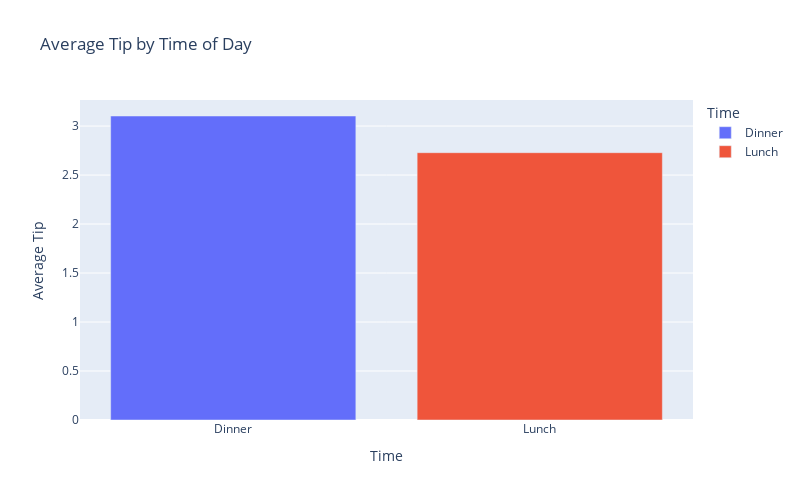
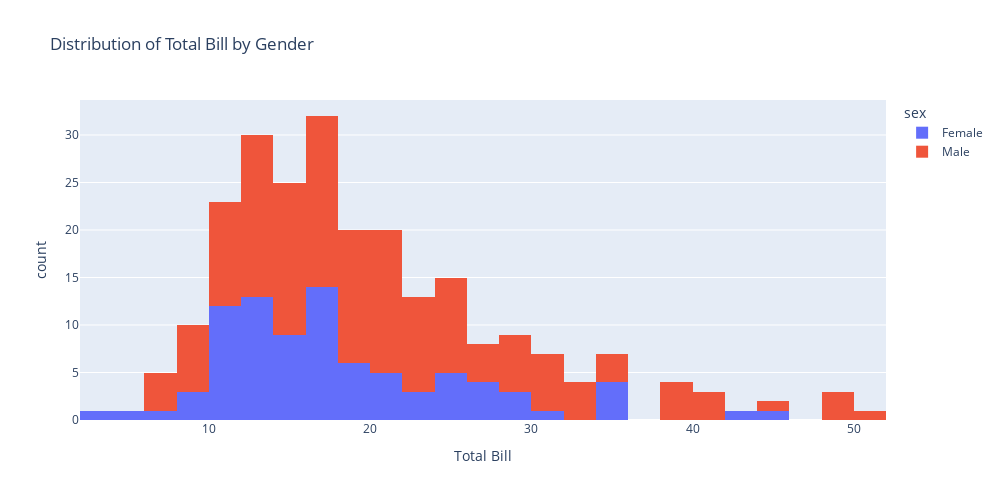

The notebook cell saved with these charts, in order:
### Code cell
# 3. Bar chart: average tip by time (Lunch/Dinner)
avg_tip_by_time = df.groupby("time", as_index=False)["tip"].mean()
fig3 = px.bar(
    avg_tip_by_time, x="time", y="tip", color="time",
    title="Average Tip by Time of Day",
    labels={"tip": "Average Tip", "time": "Time"},
    width=800, height=500
)
fig3.show()



# 5. Histogram: total_bill colored by sex
fig5 = px.histogram(
    df, x="total_bill", color="sex",
    title="Distribution of Total Bill by Gender",
    labels={"total_bill": "Total Bill"},
    nbins=30,
    width=1000, height=500
)
fig5.show()

### Figure 1 — Plotly figure (JSON) as saved in the notebook; plotly's stock layout.template omitted (floating-point values rounded to 4 significant figures)
{"data": [{"hovertemplate": "Time=%{x}<br>Average Tip=%{y}<extra></extra>", "legendgroup": "Dinner", "marker": {"color": "#636efa", "pattern": {"shape": ""}}, "name": "Dinner", "orientation": "v", "showlegend": true, "textposition": "auto", "type": "bar", "x": ["Dinner"], "xaxis": "x", "y": [3.103], "yaxis": "y"}, {"hovertemplate": "Time=%{x}<br>Average Tip=%{y}<extra></extra>", "legendgroup": "Lunch", "marker": {"color": "#EF553B", "pattern": {"shape": ""}}, "name": "Lunch", "orientation": "v", "showlegend": true, "textposition": "auto", "type": "bar", "x": ["Lunch"], "xaxis": "x", "y": [2.728], "yaxis": "y"}], "layout": {"barmode": "relative", "height": 500, "legend": {"title": {"text": "Time"}, "tracegroupgap": 0}, "title": {"text": "Average Tip by Time of Day"}, "width": 800, "xaxis": {"anchor": "y", "categoryarray": ["Dinner", "Lunch"], "categoryorder": "array", "domain": [0, 1], "title": {"text": "Time"}}, "yaxis": {"anchor": "x", "domain": [0, 1], "title": {"text": "Average Tip"}}}}

### Figure 2 — Plotly figure (JSON) as saved in the notebook; plotly's stock layout.template omitted (floating-point values rounded to 4 significant figures; data arrays with more than 128 entries replaced by an {"elided": "..."} marker saying what was removed)
{"data": [{"bingroup": "x", "hovertemplate": "sex=Female<br>Total Bill=%{x}<br>count=%{y}<extra></extra>", "legendgroup": "Female", "marker": {"color": "#636efa", "pattern": {"shape": ""}}, "name": "Female", "nbinsx": 30, "orientation": "v", "showlegend": true, "type": "histogram", "x": [16.99, 24.59, 35.26, 14.83, 10.33, 16.97, 20.29, 15.77, 19.65, 15.06, 20.69, 16.93, 10.29, 34.81, 26.41, 16.45, 3.07, 17.07, 26.86, 25.28, 14.73, 10.07, 34.83, 5.75, 16.32, 22.75, 11.35, 15.38, 44.3, 22.42, 20.92, 14.31, 7.25, 25.71, 17.31, 10.65, 12.43, 24.08, 13.42, 12.48, 29.8, 14.52, 11.38, 20.27, 11.17, 12.26, 18.26, 8.51, 10.33, 14.15, 13.16, 17.47, 27.05, 16.43, 8.35, 18.64, 11.87, 29.85, 25.0, 13.39, 16.21, 17.51, 10.59, 10.63, 9.6, 20.9, 18.15, 19.81, 43.11, 13.0, 12.74, 13.0, 16.4, 16.47, 12.76, 13.27, 28.17, 12.9, 30.14, 13.42, 15.98, 16.27, 10.09, 22.12, 35.83, 27.18, 18.78], "xaxis": "x", "yaxis": "y"}, {"bingroup": "x", "hovertemplate": "sex=Male<br>Total Bill=%{x}<br>count=%{y}<extra></extra>", "legendgroup": "Male", "marker": {"color": "#EF553B", "pattern": {"shape": ""}}, "name": "Male", "nbinsx": 30, "orientation": "v", "showlegend": true, "type": "histogram", "x": {"elided": "157 float values"}, "xaxis": "x", "yaxis": "y"}], "layout": {"barmode": "relative", "height": 500, "legend": {"title": {"text": "sex"}, "tracegroupgap": 0}, "title": {"text": "Distribution of Total Bill by Gender"}, "width": 1000, "xaxis": {"anchor": "y", "domain": [0, 1], "title": {"text": "Total Bill"}}, "yaxis": {"anchor": "x", "domain": [0, 1], "title": {"text": "count"}}}}
